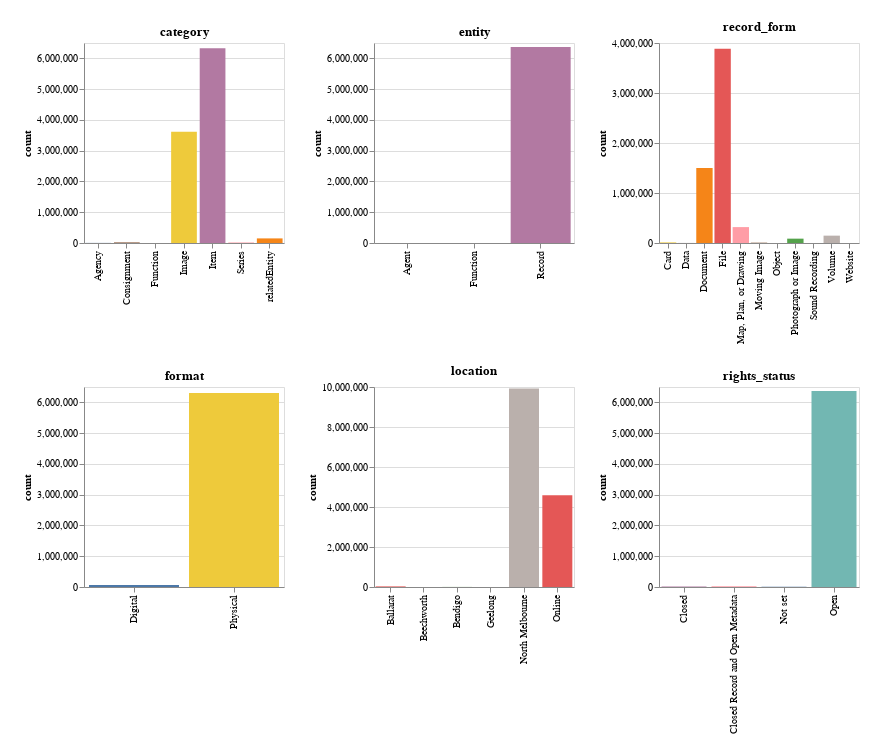

This figure's notebook cell:
### Code cell
charts = []
for field in ["category", "entity", "record_form", "format", "location", "rights_status"]:
   charts.append(make_facet_chart(field))
display(alt.concat(*charts, columns=3).properties(padding=20))

### Figure 1 — Vega-Lite specification as saved in the notebook (floating-point values rounded to 4 significant figures)
{"config": {"view": {"continuousWidth": 300, "continuousHeight": 300}}, "concat": [{"data": {"name": "data-d1718ece6b2e62f7ea2469851005a9fb"}, "mark": {"type": "bar"}, "encoding": {"color": {"field": "facet", "legend": null, "title": "category", "type": "nominal"}, "tooltip": [{"field": "facet", "title": "category", "type": "nominal"}, {"field": "count", "format": ",", "type": "quantitative"}], "x": {"field": "facet", "title": null, "type": "nominal"}, "y": {"field": "count", "type": "quantitative"}}, "height": 200, "title": "category", "width": 200}, {"data": {"name": "data-890e1db9ca344ee0cff53b788851fbcc"}, "mark": {"type": "bar"}, "encoding": {"color": {"field": "facet", "legend": null, "title": "entity", "type": "nominal"}, "tooltip": [{"field": "facet", "title": "entity", "type": "nominal"}, {"field": "count", "format": ",", "type": "quantitative"}], "x": {"field": "facet", "title": null, "type": "nominal"}, "y": {"field": "count", "type": "quantitative"}}, "height": 200, "title": "entity", "width": 200}, {"data": {"name": "data-62e6f90907f24d44827fbedd9f8884e1"}, "mark": {"type": "bar"}, "encoding": {"color": {"field": "facet", "legend": null, "title": "record_form", "type": "nominal"}, "tooltip": [{"field": "facet", "title": "record_form", "type": "nominal"}, {"field": "count", "format": ",", "type": "quantitative"}], "x": {"field": "facet", "title": null, "type": "nominal"}, "y": {"field": "count", "type": "quantitative"}}, "height": 200, "title": "record_form", "width": 200}, {"data": {"name": "data-c8b4ee826aa7847cad46457ca47db09a"}, "mark": {"type": "bar"}, "encoding": {"color": {"field": "facet", "legend": null, "title": "format", "type": "nominal"}, "tooltip": [{"field": "facet", "title": "format", "type": "nominal"}, {"field": "count", "format": ",", "type": "quantitative"}], "x": {"field": "facet", "title": null, "type": "nominal"}, "y": {"field": "count", "type": "quantitative"}}, "height": 200, "title": "format", "width": 200}, {"data": {"name": "data-f74a9da414d72580bc5eb8653ccd3620"}, "mark": {"type": "bar"}, "encoding": {"color": {"field": "facet", "legend": null, "title": "location", "type": "nominal"}, "tooltip": [{"field": "facet", "title": "location", "type": "nominal"}, {"field": "count", "format": ",", "type": "quantitative"}], "x": {"field": "facet", "title": null, "type": "nominal"}, "y": {"field": "count", "type": "quantitative"}}, "height": 200, "title": "location", "width": 200}, {"data": {"name": "data-ccf3f2268700e00b0876e8a7883be976"}, "mark": {"type": "bar"}, "encoding": {"color": {"field": "facet", "legend": null, "title": "rights_status", "type": "nominal"}, "tooltip": [{"field": "facet", "title": "rights_status", "type": "nominal"}, {"field": "count", "format": ",", "type": "quantitative"}], "x": {"field": "facet", "title": null, "type": "nominal"}, "y": {"field": "count", "type": "quantitative"}}, "height": 200, "title": "rights_status", "width": 200}], "columns": 3, "padding": 20, "$schema": "https://vega.github.io/schema/vega-lite/v5.20.1.json", "datasets": {"data-d1718ece6b2e62f7ea2469851005a9fb": [{"facet": "Item", "count": 6327328}, {"facet": "Image", "count": 3613751}, {"facet": "relatedEntity", "count": 149554}, {"facet": "Consignment", "count": 23602}, {"facet": "Series", "count": 16924}, {"facet": "Agency", "count": 3135}, {"facet": "Function", "count": 321}], "data-890e1db9ca344ee0cff53b788851fbcc": [{"facet": "Record", "count": 6367854}, {"facet": "Agent", "count": 3135}, {"facet": "Function", "count": 321}], "data-62e6f90907f24d44827fbedd9f8884e1": [{"facet": "File", "count": 3884553}, {"facet": "Document", "count": 1501855}, {"facet": "Map, Plan, or Drawing", "count": 318136}, {"facet": "Volume", "count": 147084}, {"facet": "Photograph or Image", "count": 86837}, {"facet": "Card", "count": 11639}, {"facet": "Moving Image", "count": 7739}, {"facet": "Data", "count": 1821}, {"facet": "Object", "count": 337}, {"facet": "Sound Recording", "count": 82}, {"facet": "Website", "count": 2}], "data-c8b4ee826aa7847cad46457ca47db09a": [{"facet": "Physical", "count": 6303799}, {"facet": "Digital", "count": 61184}], "data-f74a9da414d72580bc5eb8653ccd3620": [{"facet": "North Melbourne", "count": 9925810}, {"facet": "Online", "count": 4590883}, {"facet": "Ballarat", "count": 30061}, {"facet": "Bendigo", "count": 3697}, {"facet": "Geelong", "count": 918}, {"facet": "Beechworth", "count": 394}], "data-ccf3f2268700e00b0876e8a7883be976": [{"facet": "Open", "count": 6368345}, {"facet": "Closed Record and Open Metadata", "count": 28171}, {"facet": "Closed", "count": 13128}, {"facet": "Not set", "count": 6145}]}}
